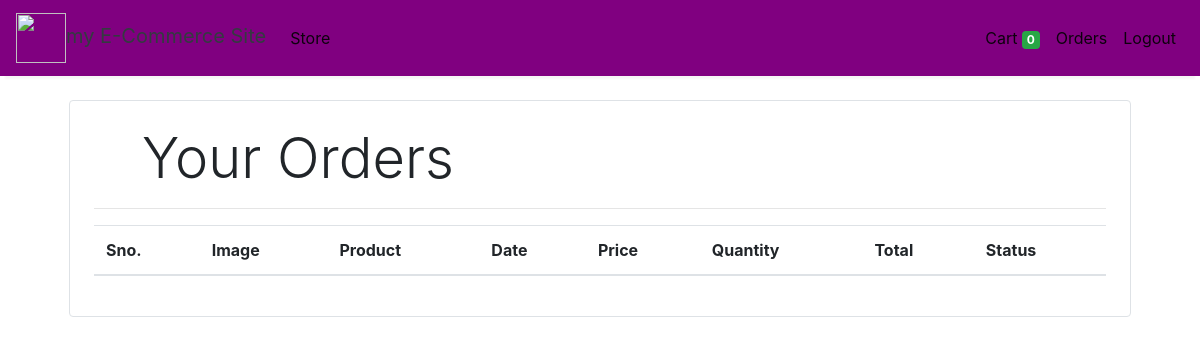
The page /orders (signed in) on the database as committed earlier.
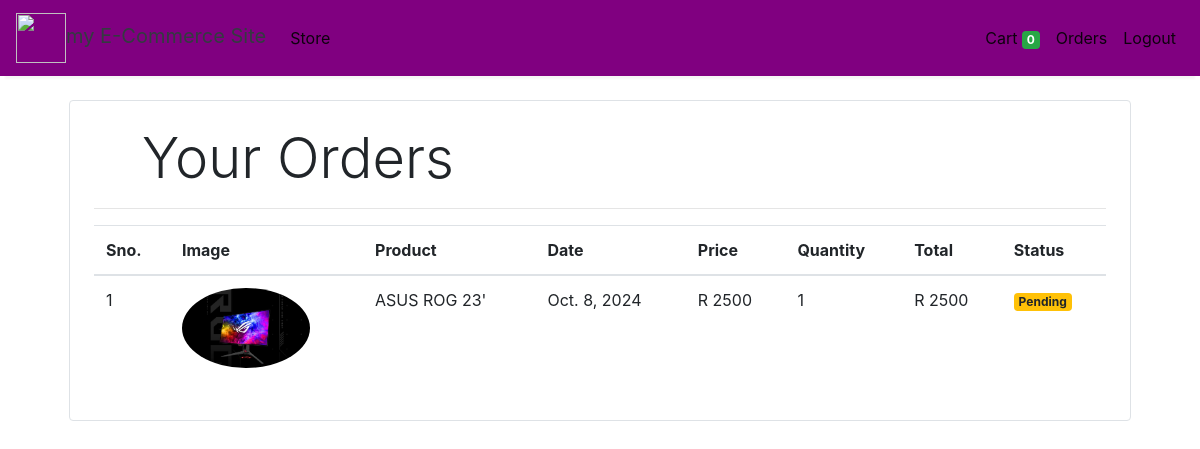
The same page on the database as committed later.
### store/models/orders.py (models this page shows, shortened)
class Order(models.Model):
    product = models.ForeignKey(Products,
                                on_delete=models.CASCADE)
    customer = models.ForeignKey(Customer,
                                 on_delete=models.CASCADE)
    quantity = models.IntegerField(default=1)
    price = models.IntegerField()
    address = models.CharField (max_length=50, default='', blank=True)
    phone = models.CharField (max_length=50, default='', blank=True)
    date = models.DateField (default=datetime.datetime.today)
    status = models.BooleanField (default=False)
    @staticmethod
    def get_orders_by_customer(customer_id):
        return Order.objects.filter(customer=customer_id).order_by('-date')

### store/models/product.py (models this page shows, shortened)
class Products(models.Model):
    name = models.CharField(max_length=60)
    price= models.IntegerField(default=0)
    category= models.ForeignKey(Category,on_delete=models.CASCADE,default=1 )
    description= models.CharField(max_length=250, default='', blank=True, null= True)
    image= models.ImageField(upload_to='uploads/products/')

### store/middlewares/auth.py (the view)
    def middleware(request):
        print(request.session.get('customer'))
        returnUrl = request.META['PATH_INFO']
        print(request.META['PATH_INFO'])
        if not request.session.get('customer'):
           return redirect(f'login?return_url={returnUrl}')
        response = get_response(request)
        return response

### store/templatetags/custom_filter.py (called while the page is built)
@register.filter(name='currency')
def currency(number):
    return "R "+str(number)

@register.filter(name='multiply')
def multiply(number , number1):
    return number * number1

### store/views/orders.py (called while the page is built)
    def get(self , request ):
        customer = request.session.get('customer')
        orders = Order.get_orders_by_customer(customer)
        print(orders)
        return render(request , 'orders.html'  , {'orders' : orders})

### store/templates/orders.html
{% extends 'base.html' %}
{% block content %}
{% load cart %}
{% load custom_filter %}
<div class="container">
   <div class="border rounded p-4 m-4">
        <p class="display-4 pl-4 ml-4">Your Orders</p>
        <hr>
        <table class="table">
            <thead>
                <tr>
                    <th>Sno.</th>
                    <th>Image</th>
                    <th>Product</th>
                    <th>Date</th>
                    <th>Price</th>
                    <th>Quantity</th>
                    <th>Total</th>
                    <th>Status</th>
                </tr>
            </thead>
            <tbody>
                {% for order in orders %}
                <tr>
                    <td>{{forloop.counter}}</td>
                    <td><img style="height: 80px;" class="rounded-circle" src="{{order.product.image.url}}" alt=""></td>
                    <td>{{order.product.name}}</td>
                    <td>{{order.date}}</td>
                    <td>{{order.price|currency}}</td>
                    <td>{{order.quantity}}</td>
                    <td>{{order.quantity|multiply:order.price|currency}}</td>
                    {% if order.status %}
                    <td><small class="badge badge-success">Completed</small></td>
                    {%else%}
                    <td><small class="badge badge-warning">Pending</small></td>
                    {% endif %}
                </tr>
                {% endfor %}
            </tbody>
        </table>
   </div>
</div>
{% endblock %}

### store/templates/base.html (shortened to what this page needs)
<!doctype html>
<html lang="en">
  {% load static %}
<head>
  <link rel="stylesheet" href="https://maxcdn.bootstrapcdn.com/bootstrap/4.0.0/css/bootstrap.min.css"
>
</head>
<body>
<nav class="one-edge-shadow
  navbar navbar-light
  sticky-top navbar
  navbar-expand-lg
  text-white">
    <a class="navbar-brand ms-3 text-dark " href="/">
    <link rel="stylesheet" href="https://use.fontawesome.com/releases/v5.7.0/css/all.css">
    <img src="https://www.freepnglogos.com/uploads/shopping-cart-png/shopping-cart-svg-png-icon-download-28.png" style="width:50px;height:50px;color:text-light;">my E-Commerce Site</a>
    <div class="collapse navbar-collapse" id="navbarSupportedContent">
      <ul class="navbar-nav mr-auto">
        <li class="nav-item active">
          <a class="nav-link" href="/store">Store <span class="sr-only">(current)</span></a>
        </li>
          </ul>
      <ul class=" navbar-nav my-2 my-lg-0">
        <li class="nav-item active">
          <a class="nav-link" href="/cart">Cart
            <span class="badge badge-success">{{request.session.cart.keys|length}}</span>
            <span class="sr-only">(current)</span></a>
        </li>
        {% if request.session.customer %}
        <li class="nav-item active ">
          <a class="nav-link" href="/orders">Orders<span class="sr-only">(current)</span></a>
        </li>
        <li class="nav-item active ">
          <a class="nav-link" href="/logout">Logout<span class="sr-only">(current)</span></a>
        </li>
        {% endif %}
      </ul>
    </div>
  </nav>
  {% block content %}{% endblock %}
</body>
</html>

### store/templates/base.html (style rules this page uses)
nav { background-color: purple; }
.one-edge-shadow { box-shadow: 0 8px 2px -5px rgb(246, 245, 245); }

Rows that differ between the two databases and show on the page:
added Order: product.image (picture), product.name "ASUS ROG 23'", date "Oct. 8, 2024", price "R 2500", quantity "1", quantity|multiply "R 2500", status "Pending"
